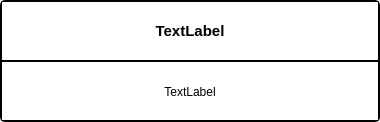
<?xml version="1.0" encoding="UTF-8"?>
<ui version="4.0">
 <class>instance_node</class>
 <widget class="QWidget" name="instance_node">
  <property name="geometry">
   <rect>
    <x>0</x>
    <y>0</y>
    <width>380</width>
    <height>122</height>
   </rect>
  </property>
  <property name="windowTitle">
   <string>Form</string>
  </property>
  <property name="styleSheet">
   <string notr="true">QWidget, Line {
	background: white; 
}

#label_text {
	font-weight: bold;
	font-size: 15px;
}

#instance_node { 
	border: 2px solid black;
	border-radius: 5px;
}
</string>
  </property>
  <layout class="QVBoxLayout" name="verticalLayout">
   <property name="spacing">
    <number>0</number>
   </property>
   <property name="leftMargin">
    <number>2</number>
   </property>
   <property name="topMargin">
    <number>2</number>
   </property>
   <property name="rightMargin">
    <number>2</number>
   </property>
   <property name="bottomMargin">
    <number>2</number>
   </property>
   <item>
    <widget class="QWidget" name="label" native="true">
     <layout class="QVBoxLayout" name="verticalLayout_3">
      <property name="leftMargin">
       <number>0</number>
      </property>
      <property name="topMargin">
       <number>0</number>
      </property>
      <property name="rightMargin">
       <number>0</number>
      </property>
      <property name="bottomMargin">
       <number>0</number>
      </property>
      <item>
       <widget class="QLabel" name="label_text">
        <property name="lineWidth">
         <number>0</number>
        </property>
        <property name="text">
         <string>TextLabel</string>
        </property>
        <property name="textFormat">
         <enum>Qt::PlainText</enum>
        </property>
        <property name="scaledContents">
         <bool>false</bool>
        </property>
        <property name="alignment">
         <set>Qt::AlignCenter</set>
        </property>
       </widget>
      </item>
     </layout>
    </widget>
   </item>
   <item>
    <widget class="Line" name="line">
     <property name="autoFillBackground">
      <bool>false</bool>
     </property>
     <property name="frameShadow">
      <enum>QFrame::Plain</enum>
     </property>
     <property name="lineWidth">
      <number>2</number>
     </property>
     <property name="orientation">
      <enum>Qt::Horizontal</enum>
     </property>
    </widget>
   </item>
   <item>
    <widget class="QWidget" name="sublabel" native="true">
     <layout class="QVBoxLayout" name="verticalLayout_4">
      <item>
       <widget class="QLabel" name="sublabel_text">
        <property name="text">
         <string>TextLabel</string>
        </property>
        <property name="textFormat">
         <enum>Qt::MarkdownText</enum>
        </property>
        <property name="alignment">
         <set>Qt::AlignCenter</set>
        </property>
       </widget>
      </item>
     </layout>
    </widget>
   </item>
  </layout>
 </widget>
 <resources/>
 <connections/>
</ui>
